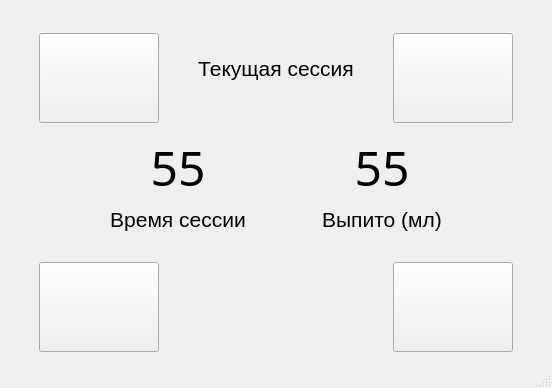
<?xml version="1.0" encoding="UTF-8"?>
<ui version="4.0">
 <class>MainWindow</class>
 <widget class="QMainWindow" name="MainWindow">
  <property name="geometry">
   <rect>
    <x>0</x>
    <y>0</y>
    <width>552</width>
    <height>388</height>
   </rect>
  </property>
  <property name="windowTitle">
   <string>MainWindow</string>
  </property>
  <widget class="QWidget" name="centralwidget">
   <layout class="QHBoxLayout" name="horizontalLayout_4">
    <item>
     <spacer name="horizontalSpacer_6">
      <property name="orientation">
       <enum>Qt::Horizontal</enum>
      </property>
      <property name="sizeType">
       <enum>QSizePolicy::Minimum</enum>
      </property>
      <property name="sizeHint" stdset="0">
       <size>
        <width>30</width>
        <height>20</height>
       </size>
      </property>
     </spacer>
    </item>
    <item>
     <layout class="QVBoxLayout" name="verticalLayout_3">
      <item>
       <spacer name="verticalSpacer_3">
        <property name="orientation">
         <enum>Qt::Vertical</enum>
        </property>
        <property name="sizeHint" stdset="0">
         <size>
          <width>20</width>
          <height>40</height>
         </size>
        </property>
       </spacer>
      </item>
      <item>
       <layout class="QHBoxLayout" name="horizontalLayout">
        <item>
         <widget class="QPushButton" name="button_menu">
          <property name="minimumSize">
           <size>
            <width>120</width>
            <height>90</height>
           </size>
          </property>
          <property name="maximumSize">
           <size>
            <width>85</width>
            <height>70</height>
           </size>
          </property>
          <property name="font">
           <font>
            <pointsize>11</pointsize>
           </font>
          </property>
          <property name="text">
           <string/>
          </property>
          <property name="autoRepeatInterval">
           <number>100</number>
          </property>
         </widget>
        </item>
        <item>
         <widget class="QLabel" name="label">
          <property name="font">
           <font>
            <pointsize>16</pointsize>
           </font>
          </property>
          <property name="text">
           <string>Текущая сессия</string>
          </property>
          <property name="alignment">
           <set>Qt::AlignCenter</set>
          </property>
         </widget>
        </item>
        <item>
         <widget class="QPushButton" name="button_reset">
          <property name="minimumSize">
           <size>
            <width>120</width>
            <height>90</height>
           </size>
          </property>
          <property name="maximumSize">
           <size>
            <width>85</width>
            <height>70</height>
           </size>
          </property>
          <property name="font">
           <font>
            <pointsize>11</pointsize>
           </font>
          </property>
          <property name="text">
           <string/>
          </property>
          <property name="autoRepeatInterval">
           <number>100</number>
          </property>
         </widget>
        </item>
       </layout>
      </item>
      <item>
       <spacer name="verticalSpacer">
        <property name="orientation">
         <enum>Qt::Vertical</enum>
        </property>
        <property name="sizeHint" stdset="0">
         <size>
          <width>20</width>
          <height>40</height>
         </size>
        </property>
       </spacer>
      </item>
      <item>
       <layout class="QHBoxLayout" name="horizontalLayout_2">
        <item>
         <spacer name="horizontalSpacer">
          <property name="orientation">
           <enum>Qt::Horizontal</enum>
          </property>
          <property name="sizeHint" stdset="0">
           <size>
            <width>40</width>
            <height>20</height>
           </size>
          </property>
         </spacer>
        </item>
        <item>
         <layout class="QVBoxLayout" name="verticalLayout">
          <item>
           <widget class="QLabel" name="value_1">
            <property name="font">
             <font>
              <family>Siemens AD Sans</family>
              <pointsize>36</pointsize>
             </font>
            </property>
            <property name="text">
             <string>55</string>
            </property>
            <property name="alignment">
             <set>Qt::AlignCenter</set>
            </property>
           </widget>
          </item>
          <item>
           <widget class="QLabel" name="label_1">
            <property name="font">
             <font>
              <pointsize>16</pointsize>
             </font>
            </property>
            <property name="text">
             <string>Время сессии</string>
            </property>
            <property name="alignment">
             <set>Qt::AlignCenter</set>
            </property>
           </widget>
          </item>
         </layout>
        </item>
        <item>
         <spacer name="horizontalSpacer_2">
          <property name="orientation">
           <enum>Qt::Horizontal</enum>
          </property>
          <property name="sizeHint" stdset="0">
           <size>
            <width>40</width>
            <height>20</height>
           </size>
          </property>
         </spacer>
        </item>
        <item>
         <layout class="QVBoxLayout" name="verticalLayout_2">
          <item>
           <widget class="QLabel" name="value_2">
            <property name="font">
             <font>
              <family>Siemens AD Sans</family>
              <pointsize>36</pointsize>
             </font>
            </property>
            <property name="text">
             <string>55</string>
            </property>
            <property name="alignment">
             <set>Qt::AlignCenter</set>
            </property>
           </widget>
          </item>
          <item>
           <widget class="QLabel" name="label_2">
            <property name="font">
             <font>
              <pointsize>16</pointsize>
             </font>
            </property>
            <property name="text">
             <string>Выпито (мл)</string>
            </property>
            <property name="alignment">
             <set>Qt::AlignCenter</set>
            </property>
           </widget>
          </item>
         </layout>
        </item>
        <item>
         <spacer name="horizontalSpacer_3">
          <property name="orientation">
           <enum>Qt::Horizontal</enum>
          </property>
          <property name="sizeHint" stdset="0">
           <size>
            <width>40</width>
            <height>20</height>
           </size>
          </property>
         </spacer>
        </item>
       </layout>
      </item>
      <item>
       <spacer name="verticalSpacer_2">
        <property name="orientation">
         <enum>Qt::Vertical</enum>
        </property>
        <property name="sizeHint" stdset="0">
         <size>
          <width>20</width>
          <height>40</height>
         </size>
        </property>
       </spacer>
      </item>
      <item>
       <layout class="QHBoxLayout" name="horizontalLayout_3">
        <item>
         <widget class="QPushButton" name="button_left">
          <property name="minimumSize">
           <size>
            <width>120</width>
            <height>90</height>
           </size>
          </property>
          <property name="maximumSize">
           <size>
            <width>85</width>
            <height>70</height>
           </size>
          </property>
          <property name="font">
           <font>
            <pointsize>26</pointsize>
           </font>
          </property>
          <property name="text">
           <string/>
          </property>
          <property name="iconSize">
           <size>
            <width>150</width>
            <height>150</height>
           </size>
          </property>
          <property name="autoRepeatInterval">
           <number>100</number>
          </property>
         </widget>
        </item>
        <item>
         <spacer name="horizontalSpacer_5">
          <property name="orientation">
           <enum>Qt::Horizontal</enum>
          </property>
          <property name="sizeHint" stdset="0">
           <size>
            <width>40</width>
            <height>20</height>
           </size>
          </property>
         </spacer>
        </item>
        <item>
         <widget class="QPushButton" name="button_right">
          <property name="minimumSize">
           <size>
            <width>120</width>
            <height>90</height>
           </size>
          </property>
          <property name="maximumSize">
           <size>
            <width>85</width>
            <height>70</height>
           </size>
          </property>
          <property name="font">
           <font>
            <pointsize>11</pointsize>
           </font>
          </property>
          <property name="text">
           <string/>
          </property>
          <property name="autoRepeatInterval">
           <number>100</number>
          </property>
         </widget>
        </item>
       </layout>
      </item>
      <item>
       <spacer name="verticalSpacer_4">
        <property name="orientation">
         <enum>Qt::Vertical</enum>
        </property>
        <property name="sizeHint" stdset="0">
         <size>
          <width>20</width>
          <height>40</height>
         </size>
        </property>
       </spacer>
      </item>
     </layout>
    </item>
    <item>
     <spacer name="horizontalSpacer_7">
      <property name="orientation">
       <enum>Qt::Horizontal</enum>
      </property>
      <property name="sizeType">
       <enum>QSizePolicy::Minimum</enum>
      </property>
      <property name="sizeHint" stdset="0">
       <size>
        <width>30</width>
        <height>20</height>
       </size>
      </property>
     </spacer>
    </item>
   </layout>
  </widget>
  <widget class="QMenuBar" name="menubar">
   <property name="geometry">
    <rect>
     <x>0</x>
     <y>0</y>
     <width>552</width>
     <height>21</height>
    </rect>
   </property>
  </widget>
  <widget class="QStatusBar" name="statusbar"/>
 </widget>
 <resources/>
 <connections/>
</ui>
